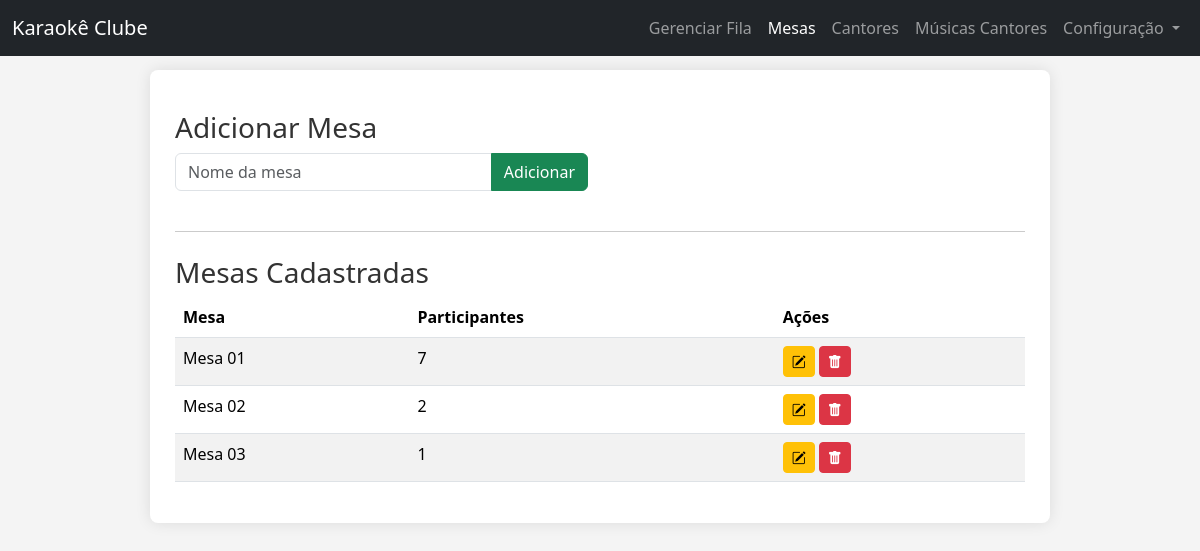
The page /mesas.php on the database its author committed.
### tables this page shows
CREATE TABLE `mesas` (
  `id` int(11) NOT NULL,
  `nome_mesa` varchar(255) NOT NULL,
  `tamanho_mesa` int(11) NOT NULL DEFAULT 0
);

### funcoes_fila.php (called while the page is built, shortened)
<?php
function getTodasMesas(PDO $pdo) {
    try {
        $stmt = $pdo->query("SELECT id, nome_mesa, tamanho_mesa FROM mesas ORDER BY nome_mesa");
        return $stmt->fetchAll(PDO::FETCH_ASSOC);
    } catch (\PDOException $e) {
        error_log("Erro ao buscar mesas: " . $e->getMessage());
        return [];
    }
}

### mesas.php (the view, shortened to what this page needs)
<?php
require_once 'funcoes_fila.php';
$todas_mesas = [];
if (!empty($pdo)) {
    $todas_mesas = getTodasMesas($pdo);
}
?>
<!DOCTYPE html>
<html lang="pt-BR">
<head>
    <link href="https://cdn.jsdelivr.net/npm/bootstrap@5.3.3/dist/css/bootstrap.min.css" rel="stylesheet">
    <link rel="stylesheet" href="https://code.jquery.com/ui/1.12.1/themes/base/jquery-ui.css">
    <link rel="stylesheet" href="css/style_index.css">
    <link rel="stylesheet" href="https://cdn.jsdelivr.net/npm/bootstrap-icons@1.11.3/font/bootstrap-icons.min.css">
</head>
<body>
<?php include_once 'inc/nav.php'; ?>
<div class="container">
    <h3>Adicionar Mesa</h3>
    <form method="POST" id="addMesas">
        <div class="row"> <div class="col-12 col-lg-6"> <div class="input-group mb-3">
                    <input type="text" id="nome_mesa" name="nome_mesa"  class="form-control" placeholder="Nome da mesa" aria-label="Nome da mesa" aria-describedby="button-addon2" required>
                    <button class="btn btn-success" type="submit" id="button-addon2">Adicionar</button>
                </div>
            </div>
        </div>
    </form>
    <hr class="my-4">
    <h3>Mesas Cadastradas</h3>
    <div id="mesasListContainer">
        <?php if (!empty($todas_mesas)): ?>
            <table class="table table-striped table-hover">
                <thead>
                <tr>
                    <th scope="col">Mesa</th>
                    <th scope="col">Participantes</th>
                    <th scope="col">Ações</th>
                </tr>
                </thead>
                <tbody>
                <?php foreach ($todas_mesas as $mesa): ?>
                    <tr>
                        <td><?php echo htmlspecialchars($mesa['nome_mesa']); ?></td>
                        <td><?php echo htmlspecialchars($mesa['tamanho_mesa'] ?? 'Não Definido'); ?></td>
                        <td>
                            <div class="d-flex flex-nowrap gap-1">
                                <button class="btn btn-sm btn-warning edit-mesa-btn" data-id="<?php echo htmlspecialchars($mesa['id']); ?>" data-nome="<?php echo htmlspecialchars($mesa['nome_mesa'], ENT_QUOTES, 'UTF-8'); ?>" title="Editar Mesa">
                                    <i class="bi bi-pencil-square"></i>
                                </button>
                                <button class="btn btn-sm btn-danger" onclick="confirmarExclusaoMesa(<?php echo $mesa['id']; ?>, '<?php echo htmlspecialchars($mesa['nome_mesa'], ENT_QUOTES, 'UTF-8'); ?>')" title="Excluir Mesa">
                                    <i class="bi bi-trash-fill"></i>
                                </button>
                            </div>
                        </td>
                    </tr>
                <?php endforeach; ?>
                </tbody>
            </table>
        <?php else: ?>
            <p>Nenhuma mesa cadastrada ainda. Adicione uma nova mesa acima.</p>
        <?php endif; ?>
    </div>
</div>
</body>
</html>

### css/style_index.css (style rules this page uses)
body { margin: 70px 20px 20px 20px; background-color: #f4f4f4; color: #333; }
.container { max-width: 900px; margin: auto; background: white; padding: 25px; border-radius: 8px; box-shadow: 0 0 15px rgba(0,0,0,0.1); }

### rows shown on the page
mesas: nome_mesa "Mesa 01", tamanho_mesa "7"
mesas: nome_mesa "Mesa 02", tamanho_mesa "2"
mesas: nome_mesa "Mesa 03", tamanho_mesa "1"
